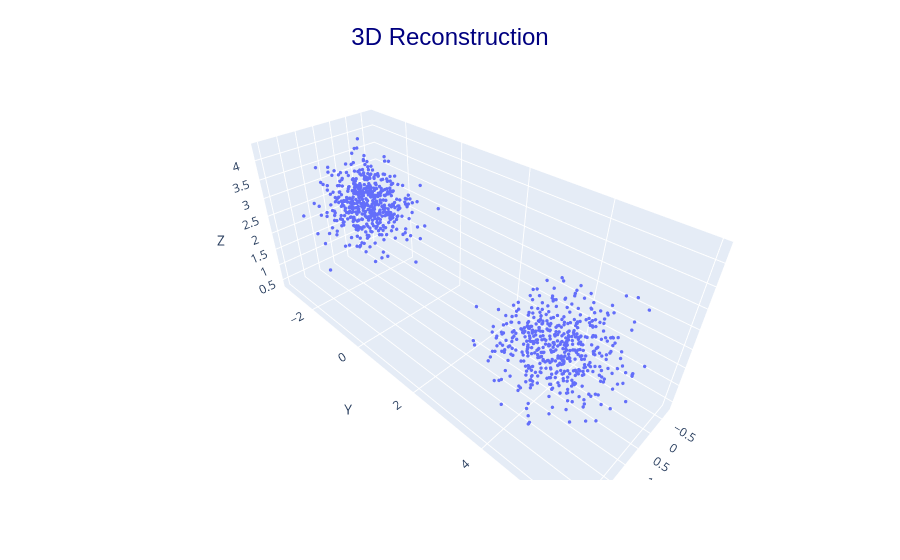
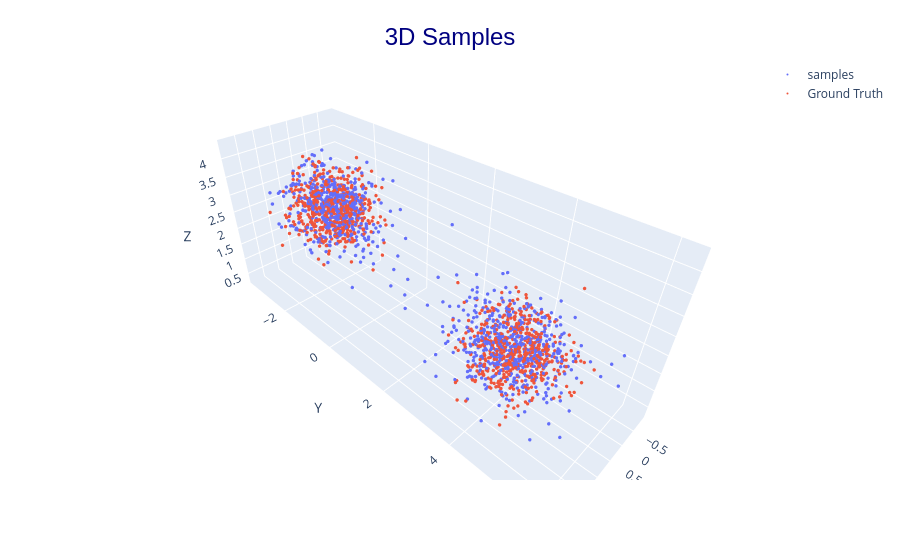

Notebook code for these charts, in order:
### Code cell
rng_key, sub_key = jax.random.split(rng_key)
plot_smi_vae(smivae74, sub_key, False)

### Figure 1 — Plotly figure (JSON) as saved in the notebook; plotly's stock layout.template omitted (floating-point values rounded to 4 significant figures; data arrays with more than 128 entries replaced by an {"elided": "..."} marker saying what was removed)
{"data": [{"marker": {"size": 2}, "mode": "markers", "name": "recon", "type": "scatter3d", "x": {"elided": "1000 float values"}, "y": {"elided": "1000 float values"}, "z": {"elided": "1000 float values"}}], "layout": {"margin": {"t": 60}, "scene": {"xaxis": {"title": {"text": "X"}}, "yaxis": {"title": {"text": "Y"}}, "zaxis": {"title": {"text": "Z"}}}, "title": {"font": {"color": "navy", "family": "Arial", "size": 24}, "text": "3D Reconstruction", "x": 0.5, "y": 0.95}}}

### Figure 2 — Plotly figure (JSON) as saved in the notebook; plotly's stock layout.template omitted (floating-point values rounded to 4 significant figures; data arrays with more than 128 entries replaced by an {"elided": "..."} marker saying what was removed)
{"data": [{"marker": {"size": 2}, "mode": "markers", "name": "samples", "type": "scatter3d", "x": {"elided": "1000 float values"}, "y": {"elided": "1000 float values"}, "z": {"elided": "1000 float values"}}, {"marker": {"size": 2}, "mode": "markers", "name": "Ground Truth", "type": "scatter3d", "x": {"elided": "1000 float values"}, "y": {"elided": "1000 float values"}, "z": {"elided": "1000 float values"}}], "layout": {"margin": {"t": 60}, "scene": {"xaxis": {"title": {"text": "X"}}, "yaxis": {"title": {"text": "Y"}}, "zaxis": {"title": {"text": "Z"}}}, "title": {"font": {"color": "navy", "family": "Arial", "size": 24}, "text": "3D Samples", "x": 0.5, "y": 0.95}}}
